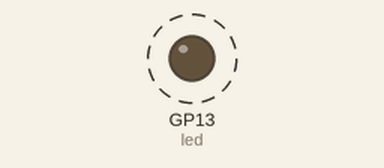
A program run on a simulated Raspberry Pi Pico running MicroPython. Parts: output pins drawn as LEDs (lit = HIGH). Dashed ring = blinking. At 2.0 s the program stops and its outputs stay as they are.

Above: at 0.2 s.
Timing chart, 0 to 3.0 s (numbered marks = the images above):
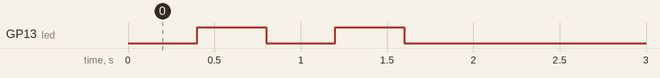

Measured:
- by itself, GP13 (led): alternates HIGH for 0.40 s and LOW for 0.40 s, 4 changes in all, then stays LOW

The program:

led.py
```python
# from https://projects.raspberrypi.org/en/projects/getting-started-with-the-pico/5


from machine import Pin, Timer
from time import sleep

led = Pin(13, Pin.OUT)
timer = Timer()


def blink(timer):
    led.toggle()


timer.init(freq=2.5, mode=Timer.PERIODIC, callback=blink)

# added this to end it
sleep(2)
timer.deinit()
led.off()
```
